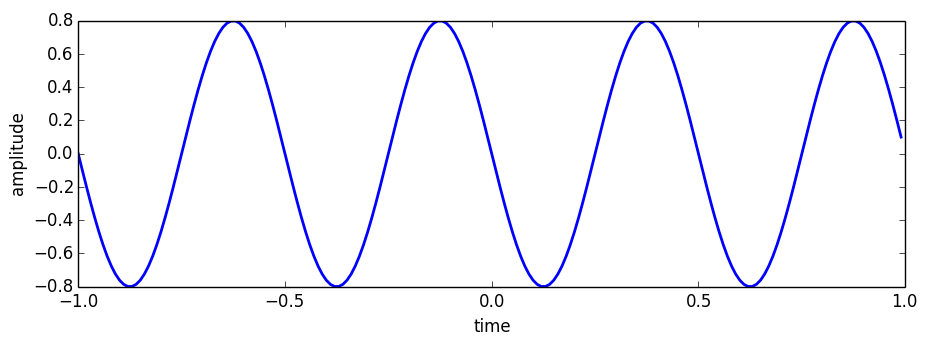

Source code (Python):
import matplotlib.pyplot as plt
import numpy as np

A = .8
f0 = 2
phi = np.pi/2
fs = 100
t = np.arange(-1, 1, 1.0/fs)
x = A * np.cos(2*np.pi*f0*t+phi)
plt.plot(t, x, linewidth=2)
plt.axis([-1,1,-0.8,0.8])
plt.xlabel('time')
plt.ylabel('amplitude')
plt.show()
